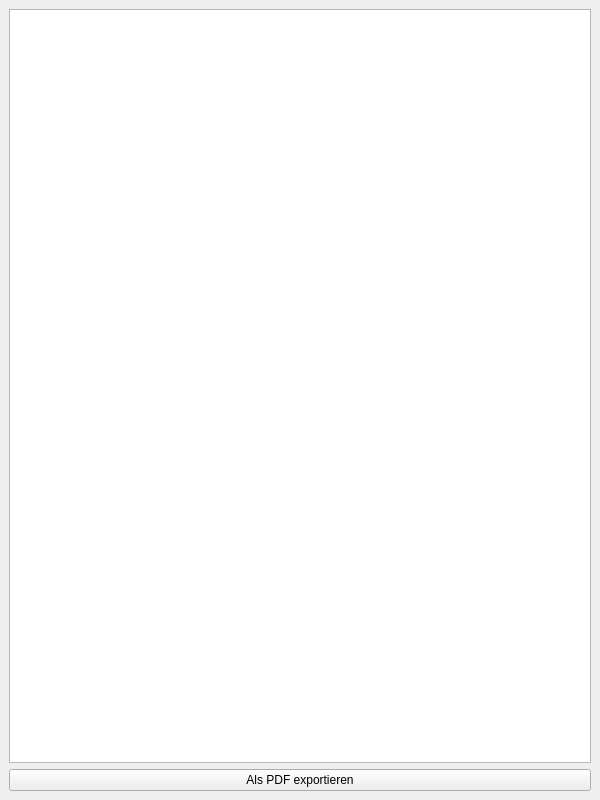
<?xml version="1.0" encoding="UTF-8"?>
<ui version="4.0">
 <class>DiscounterWindow</class>
 <widget class="QMainWindow" name="DiscounterWindow">
  <property name="windowModality">
   <enum>Qt::NonModal</enum>
  </property>
  <property name="geometry">
   <rect>
    <x>0</x>
    <y>0</y>
    <width>600</width>
    <height>800</height>
   </rect>
  </property>
  <property name="windowTitle">
   <string>MainWindow</string>
  </property>
  <widget class="QWidget" name="centralwidget">
   <layout class="QVBoxLayout" name="verticalLayout">
    <item>
     <widget class="QListWidget" name="listWidget_discounterShopItems">
      <property name="selectionMode">
       <enum>QAbstractItemView::MultiSelection</enum>
      </property>
      <property name="selectionBehavior">
       <enum>QAbstractItemView::SelectRows</enum>
      </property>
     </widget>
    </item>
    <item>
     <layout class="QHBoxLayout" name="horizontalLayout">
      <property name="bottomMargin">
       <number>0</number>
      </property>
      <item>
       <widget class="QPushButton" name="pushButton_printToPdf">
        <property name="text">
         <string>Als PDF exportieren</string>
        </property>
       </widget>
      </item>
     </layout>
    </item>
   </layout>
  </widget>
 </widget>
 <resources/>
 <connections/>
</ui>
